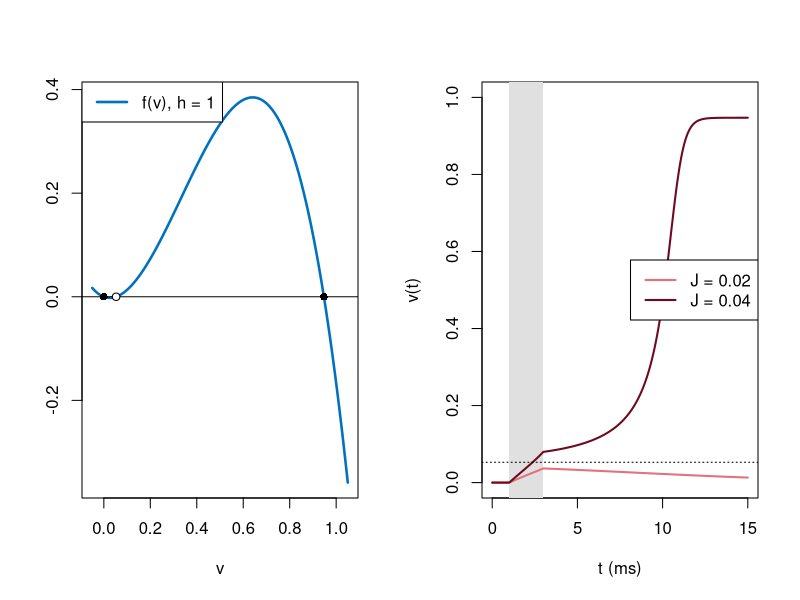

Here is the R script that generated this plot:
# Fig. 3.23: Fast dynamics of the Mitchell-Schaeffer model (book, Section 3.5, Eq. 3.29 and 3.31)
# dv/dt = h v^2 (1 - v)/tin - v/tout + J(t) with fixed h = 1; left f(v) with rest, threshold, and excited state,
# right response to a 2 ms stimulus below (J = 0.02) and above (J = 0.04) the threshold
# (c) 2026 Philipp Kügler · Program for the book "Dynamical Systems in the Life Sciences" · MIT License (see LICENSE)
tin <- 0.3; tout <- 6; topen <- 100; tclose <- 115; vgate <- 0.13   # parameters in ms
hc <- 4 * tin / tout

simuliere <- function(T, reize, J = 0.2, dauer = 2, dt = 0.01, h_fest = FALSE) {
  # Euler's method for the Mitchell-Schaeffer model; stimulus current J for 'dauer' ms from each time in 'reize'
  N <- round(T / dt); t <- dt * (0:N)
  Jt <- numeric(N + 1)
  for (s in reize) Jt[t >= s - 1e-9 & t < s + dauer - 1e-9] <- J
  v <- numeric(N + 1); h <- rep(1, N + 1)
  for (n in 1:N) {
    dv <- h[n] * v[n]^2 * (1 - v[n]) / tin - v[n] / tout + Jt[n]
    dh <- if (h_fest) 0 else if (v[n] < vgate) (1 - h[n]) / topen else -h[n] / tclose
    v[n + 1] <- v[n] + dt * dv; h[n + 1] <- h[n] + dt * dh
  }
  list(t = t, v = v, h = h)
}
durchgaenge <- function(t, v, schwelle = 0.1) t[which(diff(sign(v - schwelle)) != 0)]   # start and end of the action potentials

f <- function(v) v^2 * (1 - v) / tin - v / tout
w <- sqrt(1 - hc); vs <- (1 - w) / 2; ve <- (1 + w) / 2   # threshold and excited state
cat(sprintf("h_c = %.2f,  threshold v_s* = %.4f,  excited v_e* = %.4f\n", hc, vs, ve))
par(mfrow = c(1, 2))
v <- seq(-0.05, 1.05, length.out = 500)
plot(v, f(v), type = "l", col = rgb(0, 0.447, 0.741), lwd = 2.5, xlab = "v", ylab = "")
abline(h = 0); points(c(0, ve), c(0, 0), pch = 16); points(vs, 0, pch = 21, bg = "white")
legend("topleft", legend = "f(v), h = 1", col = rgb(0, 0.447, 0.741), lwd = 2.5)
plot(NULL, xlim = c(0, 15), ylim = c(0, 1), xlab = "t (ms)", ylab = "v(t)")
rect(1, -1, 3, 2, col = "grey88", border = NA)
Js <- c(0.02, 0.04); farben <- c(rgb(0.89, 0.44, 0.49), rgb(0.43, 0.04, 0.12))
for (i in 1:2) {
  x <- simuliere(15, 1, J = Js[i], h_fest = TRUE)
  lines(x$t, x$v, col = farben[i], lwd = 2)
  cat(sprintf("J = %g: v(15) = %.3f\n", Js[i], x$v[length(x$v)]))
}
abline(h = vs, lty = 3)
legend("right", legend = sprintf("J = %g", Js), col = farben, lwd = 2)
